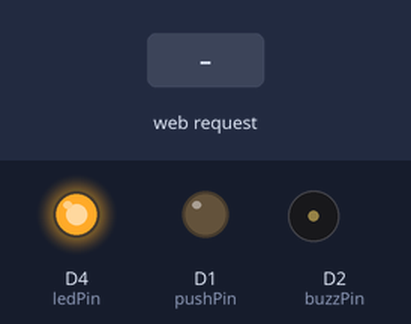
The sketch below on a simulated ESP8266 (NodeMCU). Parts: output pins drawn as LEDs (lit = HIGH), buzzer (waves = sounding, pin HIGH). The inputs (shaded band) are chosen by the test bench. WiFi joins after 1.5 s; servers stay silent unless stated; the local clock reads 2024-03-15 10:24:30 at power-on unless the sketch sets it; storage starts empty; what the sketch prints to the serial monitor is not drawn.

Above: at 4.7 s.
4.8 s: HTTP request GET /open received
At 5.1 s:
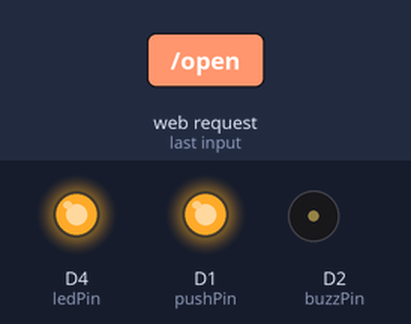
6.8 s: HTTP request GET /open?username=1 received
At 8.6 s:
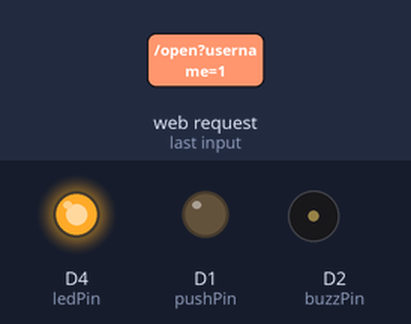
Timing chart, 0 to 10.1 s (numbered marks = the images above; inputs shaded):
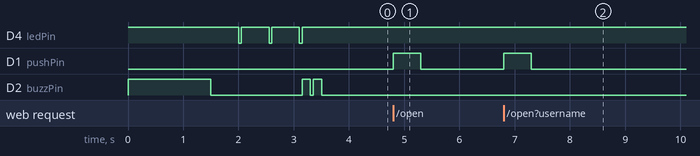

Measured:
- after the input at 4.8 s, D1 (pushPin): LOW → HIGH at once, → LOW 0.50 s later
- after the input at 6.8 s, D1 (pushPin): LOW → HIGH at once, → LOW 0.50 s later

The sketch:

GKYPluitIP.ino
```cpp
#include <ESP8266WiFi.h>
#include <ESP8266WebServer.h>
#include <FS.h>
#include <time.h>
#include <ESP8266HTTPUpdateServer.h>


const char* ssid = "Staff - GKY Pluit";
const char* password = "pluit1974";

ESP8266WebServer server(80);
const int ledPin = D4;      // Led Indikator
const int pushPin = D1;     // Push Button
const int buzzPin = D2;     // Buzzer


ESP8266HTTPUpdateServer httpUpdater;


const char* ntpServer = "pool.ntp.org";
const long gmtOffset_sec = 7 * 3600;
const int daylightOffset_sec = 0;

void initTime() {
  configTime(gmtOffset_sec, daylightOffset_sec, ntpServer);
  Serial.print("Syncing time");
  while (time(nullptr) < 100000) {
    Serial.print(".");
    delay(500);
  }
  Serial.println("\nWaktu tersinkron.");
}

String getDateID() {
  time_t now = time(nullptr);
  struct tm* timeinfo = localtime(&now);
  char buffer[11];
  strftime(buffer, sizeof(buffer), "%d-%m-%Y", timeinfo); // Format Indonesia
  return String(buffer);
}

String getTimeNow() {
  time_t now = time(nullptr);
  struct tm* timeinfo = localtime(&now);
  char buffer[9];
  strftime(buffer, sizeof(buffer), "%H:%M:%S", timeinfo);
  return String(buffer);
}

void logAccess(String username, String clientIP) {
  File file = SPIFFS.open("/access_log.csv", "a");
  if (!file) {
    Serial.println("Gagal membuka file log!");
    return;
  }
  String logEntry = getDateID() + "," + getTimeNow() + "," + username + "," + clientIP + "\n";
  file.print(logEntry);
  file.close();
  Serial.print("Log disimpan: ");
  Serial.println(logEntry);
}

void handleOpen() {
  String username = server.hasArg("username") ? server.arg("username") : "UNKNOWN";
  String clientIP = server.client().remoteIP().toString();

  digitalWrite(pushPin, HIGH);  // LED ON
  delay(500);
  digitalWrite(pushPin, LOW); // LED OFF

  logAccess(username, clientIP);
  server.send(200, "text/plain", "Access Granted to " + username);
}

void ledBlink() {
  digitalWrite(ledPin, LOW);  // LED ON
  delay(50);
  digitalWrite(ledPin, HIGH); // LED OFF
}

void startUpBuzz() {
  digitalWrite(buzzPin, HIGH);
  delay(1500);
  digitalWrite(buzzPin, LOW);
}

void readyBuzz() {
  digitalWrite(buzzPin, HIGH);
  delay(150);
  digitalWrite(buzzPin, LOW);
  delay(50);
  digitalWrite(buzzPin, HIGH);
  delay(150);
  digitalWrite(buzzPin, LOW);
}


void handleRoot() {
  String html = "<html><head><title>GKY Pluit - Ruang TU</title>";
  html += "<style>table{border-collapse:collapse;width:100%;}th,td{border:1px solid #aaa;padding:8px;text-align:left;}th{background:#eee}</style>";
  html += "</head><body><h2>GKY Pluit - Ruang TU</h2>";
  html += "<table><tr><th>Tanggal</th><th>Jam</th><th>Nama</th><th>IP Address</th></tr>";


  File file = SPIFFS.open("/access_log.csv", "r");
  if (!file) {
    html += "<tr><td colspan='4'>Gagal membuka file log</td></tr>";
  } else {
    while (file.available()) {
      String line = file.readStringUntil('\n');
      line.trim();
      if (line.length() == 0) continue;

      // Pisahkan data berdasarkan koma
      int idx1 = line.indexOf(',');
      int idx2 = line.indexOf(',', idx1 + 1);
      int idx3 = line.indexOf(',', idx2 + 1);

      if (idx1 < 0 || idx2 < 0 || idx3 < 0) continue;

      String tanggal = line.substring(0, idx1);
      String jam = line.substring(idx1 + 1, idx2);
      String nama = line.substring(idx2 + 1, idx3);
      String ip = line.substring(idx3 + 1);

      html += "<tr><td>" + tanggal + "</td><td>" + jam + "</td><td>" + nama + "</td><td>" + ip + "</td></tr>";
    }
    file.close();
  }

html += "</table><br>";
html += "<a href=\"/access_log.csv\" download><button>Download CSV</button></a> ";
html += "<a href=\"/update\"><button>Upgrade Firmware</button></a>";
html += "</body></html>";

  server.send(200, "text/html", html);
}


void setup() {
  Serial.begin(115200);
  pinMode(ledPin, OUTPUT);
  pinMode(pushPin, OUTPUT);
  pinMode(buzzPin, OUTPUT);
  digitalWrite(ledPin, HIGH); // LED OFF

  startUpBuzz();

  WiFi.begin(ssid, password);
  Serial.println();
  Serial.print("Menghubungkan WiFi");
  while (WiFi.status() != WL_CONNECTED) {
    delay(500);
    Serial.print(".");
    ledBlink();
  }
  Serial.println();
  digitalWrite(ledPin, HIGH); // LED OFF
  Serial.print("Terhubung! IP: ");
  Serial.println(WiFi.localIP());
  readyBuzz();
  if (!SPIFFS.begin()) {
    Serial.println("Gagal mount SPIFFS");
    return;
  }

  initTime();

  server.on("/open", handleOpen);
  server.begin();
  httpUpdater.setup(&server);
  Serial.println("Web server berjalan.");

  server.on("/", handleRoot);
  server.serveStatic("/access_log.csv", SPIFFS, "/access_log.csv");

}

void loop() {
  server.handleClient();
}
```
